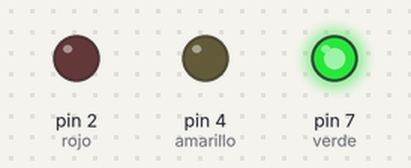
The sketch below on a simulated Arduino Uno, built with avr-gcc and run on an emulated ATmega328P. Shown: output pins drawn as LEDs (lit = HIGH).

Above: at 1.0 s.
At 2.6 s:
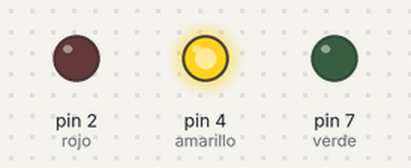
At 4.2 s:
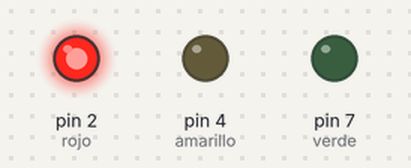
At 6.35 s:
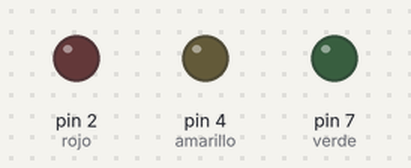
Timing chart, 0 to 8.3 s (numbered marks = the images above):
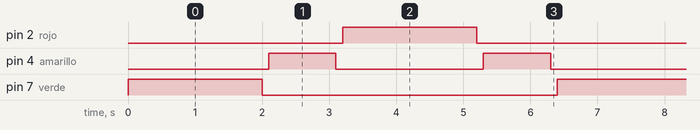

The sketch:

ejemplo1.ino
```cpp
/*************/
/*  SEMAFORO */
/*************/

/*** Yamil Fernando Torrez Garcia ***/

/** Definiciones **/
int rojo=2;      //definimos el valor del pin para el led rojo
int amarillo=4;  //definimos el valor del pin para el led amarillo
int verde=7;     //definimos el valor del pin para el led verde

/** Programa **/

void setup() {
  pinMode(verde,OUTPUT);   //declaramos el pin verde como salida
  pinMode(amarillo,OUTPUT);//declaramos el pin amarillo como salida
  pinMode(rojo,OUTPUT);    //declaramos el pin rojo como salida
}

void loop() {
 digitalWrite(verde,HIGH); //encendemos el led rojo
 delay(2000);             //esperamos 2 segundos
 digitalWrite(verde,LOW);  //apagamos el led rojo
 delay(100);              //esperamos medio segundo

 digitalWrite(amarillo,HIGH); //encendemos el led amarillo
 delay(1000);                 //esperamos 2 segundos
 digitalWrite(amarillo,LOW);  //apagamos el led amarillo
 delay(100);                  //esperamos medio segundo

 digitalWrite(rojo,HIGH); //encendemos el led verde
 delay(2000);              //esperamos 2 segundos
 digitalWrite(rojo,LOW);  //apagamos el led verde
 delay(100);               //esperamos medio segundo

 digitalWrite(amarillo,HIGH); //encendemos el led amarillo
 delay(1000);                 //esperamos 2 segundos
 digitalWrite(amarillo,LOW);  //apagamos el led amarillo
 delay(100);
}
```

Measured:
- by itself, pin 2 (rojo), pin 7 (verde): alternates HIGH for 2.0 s and LOW for 4.4 s
- by itself, pin 4 (amarillo): alternates HIGH for 1.0 s and LOW for 2.2 s
- by itself, everything shown: repeats every 6.4 s, in 8 steps
